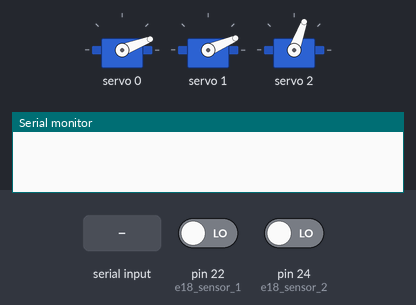
Recording of a sketch running on a simulated Arduino Mega 2560, built with avr-gcc and run on an emulated ATmega2560. Shown: 3 × servo, the last lines printed to the serial monitor. The test bench sets the inputs (shaded band); at power-on: pin 22 (e18_sensor_1) LOW, pin 24 (e18_sensor_2) LOW.

Above: at 1.5 s.
1.6 s: "0\n" received over Serial
At 1.66 s:
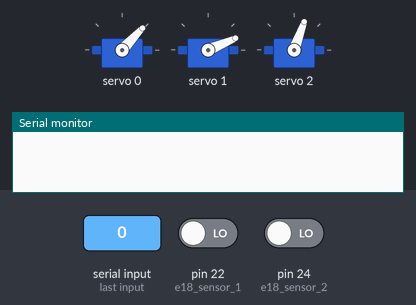
At 2.4 s:
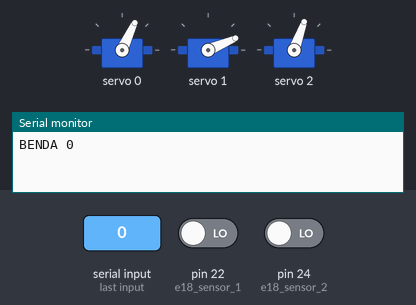
Timing chart, 0 to 8.4 s (numbered marks = the images above; inputs shaded):
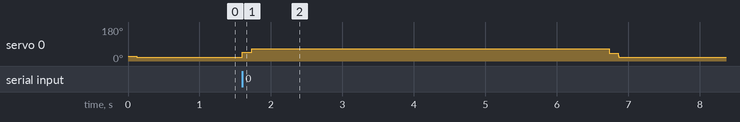

Measured:
- after the input at 1.6 s, servo 0: 21° → 47° at once, → 65° 0.13 s later, → 42° 5.0 s later, → 21° 0.12 s later

The sketch:

arduino_TA.ino
```cpp
// SERVO
#include <Wire.h>
#include <Adafruit_PWMServoDriver.h>
Adafruit_PWMServoDriver pwm = Adafruit_PWMServoDriver();
#define SERVOMIN_0  155 // This is the 'minimum' pulse length count (out of 4096)
#define SERVOMAX_0  250 // This is the 'maximum' pulse length count (out of 4096)
#define SERVOMIN_1  160 // This is the 'minimum' pulse length count (out of 4096)
#define SERVOMAX_1  260 // This is the 'maximum' pulse length count (out of 4096)
#define SERVOMIN_2  155 // This is the 'minimum' pulse length count (out of 4096)
#define SERVOMAX_2  260 // This is the 'maximum' pulse length count (out of 4096)
//#define SERVOMIN_3  140 // This is the 'minimum' pulse length count (out of 4096)
//#define SERVOMAX_3  255 // This is the 'maximum' pulse length count (out of 4096)
#define USMIN  600 // This is the rounded 'minimum' microsecond length based on the minimum pulse of 150
#define USMAX  2400 // This is the rounded 'maximum' microsecond length based on the maximum pulse of 600
#define SERVO_FREQ 50 // Analog servos run at ~50 Hz updates

// SERVO ADDRESS
uint8_t servonum_0 = 0;
uint8_t servonum_1 = 1;
uint8_t servonum_2 = 2;
//uint8_t servonum_3 = 3;

// PROXIMITY
const int e18_sensor_1 = 22;
const int e18_sensor_2 = 24;
int state_proximity_1;
int state_proximity_2;
boolean baca = true;

//Serial event to interrupt
String inputString = "";         // a string to hold incoming data
boolean stringComplete = false;  // whether the string is complete
int data_masuk=0;
int data_benda[100];
int posisi_servo[100];
int iterasi=0;
int index_servo = 0;
char inChar = "";
boolean kertas_lewat = false;
boolean servo_sampek = false;

void setup() {
  // INISIALISASI SERIAL
  Serial.begin(9600);

  // SET PIN PROXIMITY
  pinMode(e18_sensor_1, INPUT);
  pinMode(e18_sensor_2, INPUT);

  // MENYEDIAKAN TEMPAT 200 bytes untuk inputstring
  inputString.reserve(200);

  // INISIALISASI PWM
  pwm.begin();
  pwm.setPWMFreq(SERVO_FREQ);  // Analog servos run at ~50 Hz updates
  delay(10);
  pwm.setPWM(servonum_0, 0, SERVOMIN_0+10);
  delay(100);
    for (uint16_t pulselen = SERVOMIN_0+10; pulselen > SERVOMIN_0; pulselen--) {
      pwm.setPWM(servonum_0, 0, pulselen);
      //delay(0.001);
//      Serial.print("SERVO 0 SUDUT ");Serial.println(pulselen);
    }
    pwm.setPWM(servonum_1, 0, SERVOMIN_1+10);
    delay(100);
    //Serial.println(servonum_0);
    for (uint16_t pulselen = SERVOMIN_1+10; pulselen > SERVOMIN_1; pulselen--) {
      pwm.setPWM(servonum_1, 0, pulselen);
      //delay(0.001);
//      Serial.print("SERVO 1 SUDUT ");Serial.println(pulselen);
    }
    pwm.setPWM(servonum_2, 0, SERVOMAX_2 - 5);
    delay(100);
    for (uint16_t pulselen = SERVOMAX_2 - 5; pulselen < SERVOMAX_2; pulselen++) {
      pwm.setPWM(servonum_2, 0, pulselen);
      delay(0.1);
////      Serial.print("SERVO 2 SUDUT ");Serial.println(pulselen);
    }
}

void loop() {
  // put your main code here, to run repeatedly:
  if(iterasi < data_masuk){
    iterasi++;

//    Serial.print("ITERASI "); Serial.println(iterasi);
//    Serial.print("BENDA "); Serial.println(data_benda[iterasi]);
//    Serial.print("POSISI SERVO "); Serial.println(posisi_servo[iterasi]);
    servo();
    while(baca){
      sensor_proximity();
    }
//    delay(100);
    reset_servo();
  }
}

void serialEvent(){
  while(Serial.available()){
    // get new byte
    char inChar = (char)Serial.read();

    // add to inputString
    inputString += inChar;

    // masukkan data ke array
    if (inputString == "0" || inputString == "1" || inputString == "2" || inputString == "3"){
      data_masuk++;
//      Serial.print("DATA MASUK "); Serial.println(data_masuk);
      data_benda[data_masuk] = inputString.toInt();
      posisi_servo[data_masuk] = data_benda[data_masuk];
//      Serial.print("BENDA YANG MASUK "); Serial.println(data_benda[data_masuk]);
    }
    inputString = "";
    if (inChar == '\n') {
        stringComplete = true;
    }
  }
}

void sensor_proximity(){
  state_proximity_1 = digitalRead(e18_sensor_1);
  state_proximity_2 = digitalRead(e18_sensor_2);
  int benda_masuk = data_benda[data_masuk];
  if (benda_masuk == 0){
    if (state_proximity_1 == LOW){
//      delay(1000);
      baca = false;
      Serial.println("BENDA 0");
    }
  }
  else if (benda_masuk == 1){
    if (state_proximity_2 == LOW){
//      delay(1000);
      baca = false;
      Serial.println("BENDA 1");
    }
  }
  else if(benda_masuk == 2){
    delay(3000);
    kertas_lewat = true;
    if(kertas_lewat || state_proximity_2 == LOW){
      baca = false;
    }
  }
  else if (benda_masuk == 3){
    //delay(1000);
    if (state_proximity_2 == LOW){
//      delay(1000);
    Serial.println("BENDA 3");
      baca = false;
    }
  }
}

void servo(){
//  Serial.print("SERVO YANG GERAK "); Serial.println(posisi_servo[iterasi]);
  if (posisi_servo[iterasi] == 0){
    pwm.setPWM(servonum_0, 0, SERVOMAX_0-40);
    delay(100);
    //Serial.println(servonum_0);
    for (uint16_t pulselen = SERVOMAX_0-40; pulselen < SERVOMAX_0; pulselen++) {
      pwm.setPWM(servonum_0, 0, pulselen);
      //delay(0.001);
      //Serial.print("SERVO 0 SUDUT ");Serial.println(pulselen);

    }
  }
  else if (posisi_servo[iterasi] == 1){
    pwm.setPWM(servonum_1, 0, SERVOMAX_1-40);
    delay(100);
    //Serial.println(servonum_0);
    for (uint16_t pulselen = SERVOMAX_1-40; pulselen < SERVOMAX_1; pulselen++) {
      pwm.setPWM(servonum_1, 0, pulselen);
      //delay(0.001);
      //Serial.print("SERVO 1 SUDUT ");Serial.println(pulselen);
    }
  }
  else if (posisi_servo[iterasi] == 2){
    //Serial.print("KERTAS LEWAT");
  }
  else if (posisi_servo[iterasi] == 3){
    pwm.setPWM(servonum_2, 0, SERVOMIN_2 + 45);
    //for (uint16_t pulselen = SERVOMAX_2; pulselen > SERVOMIN_2+45; pulselen--) {
    //  pwm.setPWM(servonum_2, 0, pulselen);
    //}
    delay(100);
    for (uint16_t pulselen = SERVOMIN_2 + 45; pulselen > SERVOMIN_2; pulselen--) {
      pwm.setPWM(servonum_2, 0, pulselen);
      //delay(0.1);
      //Serial.print("SERVO 2 SUDUT ");Serial.println(pulselen);

    }
    delay(100);
  }
}

void reset_servo(){
  delay(5000);
  //Serial.println("SEMUA SERVO KEMBALI KE KEADAAN SEMULA (RESET)");
  if (posisi_servo[iterasi] == 0){
    pwm.setPWM(servonum_0, 0, SERVOMIN_0+45);
    delay(100);
    for (uint16_t pulselen = SERVOMIN_0+45; pulselen > SERVOMIN_0; pulselen--) {
      pwm.setPWM(servonum_0, 0, pulselen);
      //delay(0.001);
      //Serial.print("SERVO 0 SUDUT ");Serial.println(pulselen);
    }
  }
  else if (posisi_servo[iterasi] == 1){
    pwm.setPWM(servonum_1, 0, SERVOMIN_1+45);
    delay(100);
    for (uint16_t pulselen = SERVOMIN_1+45; pulselen > SERVOMIN_1; pulselen--) {
      pwm.setPWM(servonum_1, 0, pulselen);
      //delay(0.001);
      //Serial.print("SERVO 1 SUDUT ");Serial.println(pulselen);
    }
  }
  else if(posisi_servo[iterasi] == 2){
    //Serial.print("KERTAS SUDAH LEWAT");
  }
  else if (posisi_servo[iterasi] == 3){
    pwm.setPWM(servonum_2, 0, SERVOMAX_2 - 40);
    delay(100);
    for (uint16_t pulselen = SERVOMAX_2 - 40; pulselen < SERVOMAX_2; pulselen++) {
      pwm.setPWM(servonum_2, 0, pulselen);
      //delay(0.1);
      //Serial.print("SERVO 2 SUDUT ");Serial.println(pulselen);
    }
  }
  delay(10);
  baca = true;
}
```
